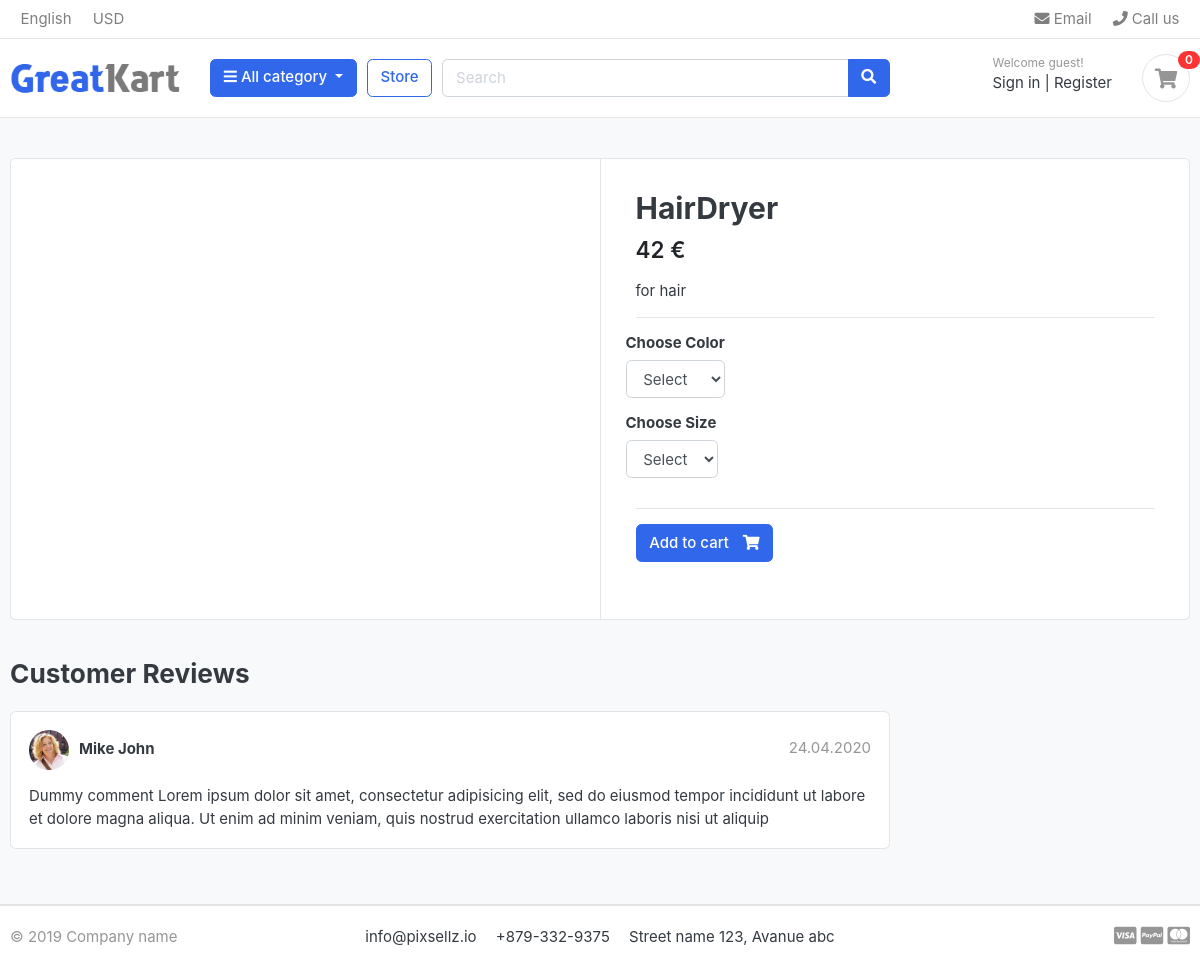
The app's page /store/category/tools/hairdryer/, older data.
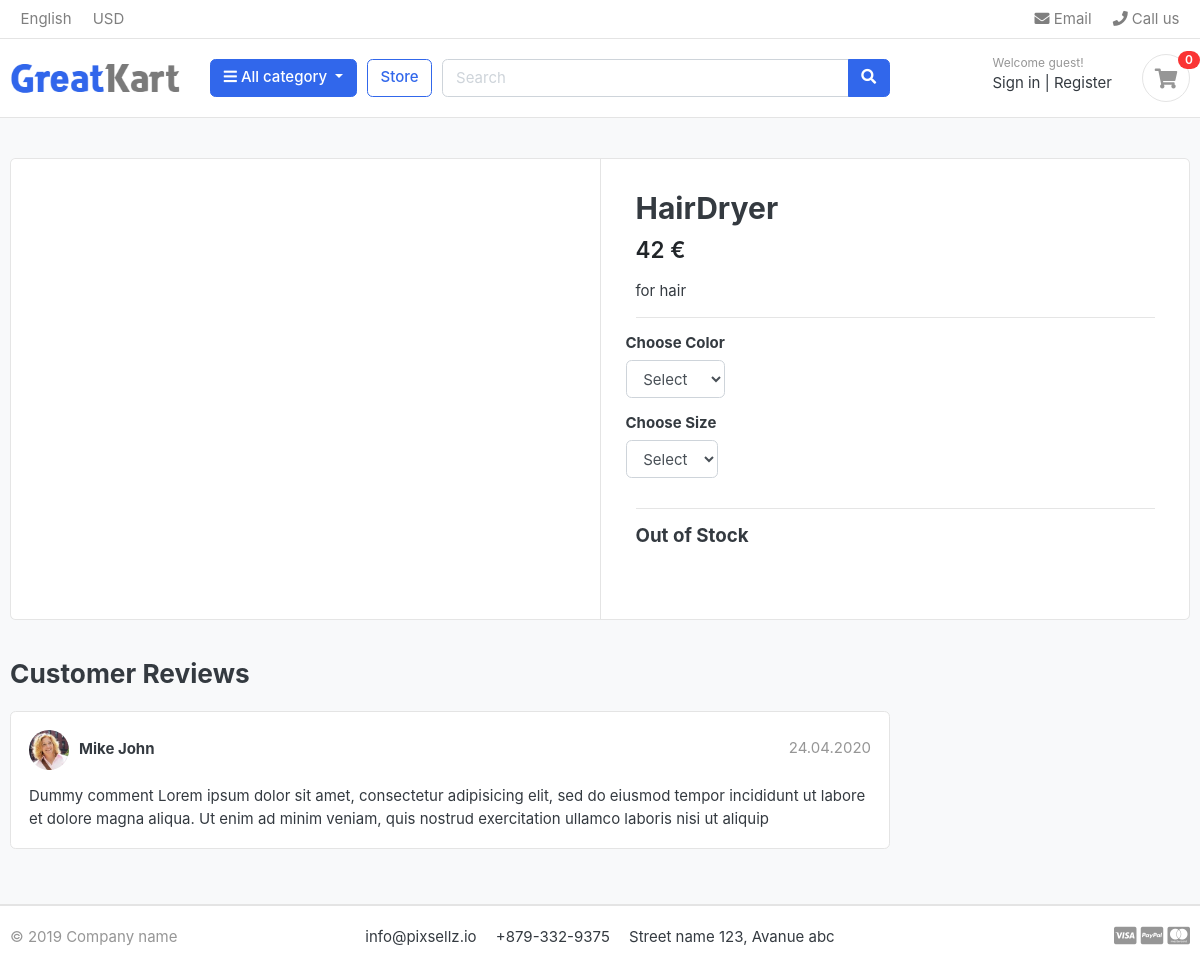
The same page, newer data.
### store/models.py (models this page shows, shortened)
class Product(models.Model):
    name=models.CharField(max_length=200,unique=True)
    slug = models.SlugField(max_length=200,unique=True)
    description=models.TextField(max_length=500,blank=True)
    price=models.IntegerField()
    stock=models.IntegerField()
    is_avaliable=models.BooleanField(default=True)
    category=models.ForeignKey(Category,on_delete=models.CASCADE)
    created_date=models.DateTimeField(auto_now_add=True)
    modified_date=models.DateTimeField(auto_now=True)

### store/views.py (the view)
# urls.py: path('category/<slug:category_slug>/<slug:product_slug>/', views.ProductDetailView.as_view(),name='product_detail'),
class ProductDetailView(View):
    def get(self,request,category_slug,product_slug):
        product = get_object_or_404(Product,category__slug=category_slug,slug=product_slug, is_avaliable=True) #category__slug access the slug field in the category object
        in_cart = CartItem.objects.filter(cart__cart_session_id=Cart._get_cart_id(request),product=product).exists()
        context={
            'product':product,
            'in_cart':in_cart,
        }
        return render(request,'store/product_detail.html',context)

### cart/context_processors.py (called while the page is built)
def cart_items_count(request):
    cart_item_count = 0
    cart_items = CartItem.objects.all().filter(cart__cart_session_id=Cart._get_cart_id(request))
    if not cart_items:
        return dict(cart_item_count=cart_item_count)
    for cart_item in cart_items:
        cart_item_count += cart_item.quantity
    return dict(cart_item_count=cart_item_count)

### cart/models.py (called while the page is built)
    def _get_cart_id(request):
        cart_id = request.session.session_key
        if not cart_id:
            cart_id = request.session.create()
        return cart_id

### category/context_processors.py (called while the page is built)
def categories_list(request):
    categories = Category.objects.all()
    return dict(categories_list=categories)

### category/models.py (called while the page is built)
    def get_absolute_url(self):
        return reverse("store:products_by_category", args=[self.slug])

### templates/store/product_detail.html (shortened to what this page needs)
{% extends 'base.html' %}
{% load static %}
{% block content %}
<section class="section-content padding-y bg">
    <div class="container">
    <div class="card">
        <div class="row no-gutters">
            <aside class="col-md-6">
    <article class="gallery-wrap">
        <div class="img-big-wrap">
           <a href="#"><img src="{{product.images.url}}"></a>
        </div>
    </article>
            </aside>
            <main class="col-md-6 border-left">
<form action="{% url 'cart:add_cart' product.id %}" method="POST">
    <article class="content-body">
    <h2 class="title">{{product.name}}</h2>
    <div class="mb-3">
        <var class="price h4">{{product.price}} €</var>
    </div>
    <p>{{product.description}}</p>
    <hr>
        <div class="row">
            <div class="item-option-select">
                <h6>Choose Color</h6>
               <select name="color" class="form-control" >
                <option value="" disabled selected >Select</option>
               </select>
            </div>
        </div>
        <div class="row">
          <div class="item-option-select">
            <h6>Choose Size</h6>
           <select name="size" class="form-control" required>
            <option value="" disabled selected >Select</option>
           </select>
        </div>
        </div>
        <hr>
        {% if product.stock < 1 %}
        <h5>Out of Stock</h5>
        {% else %}
        <button type="submit"  class="btn  btn-primary"> <span class="text">Add to cart</span> <i class="fas fa-shopping-cart"></i>  </a>
        {% endif %}
    </article>
  </form>
            </main>
        </div>
    </div>
    <br>
    <div class="row">
                <div class="col-md-9">
        <header class="section-heading">
            <h3>Customer Reviews </h3>
        </header>
        <article class="box mb-3">
            <div class="icontext w-100">
                <img src="{% static 'images/avatars/avatar1.jpg' %}" class="img-xs icon rounded-circle">
                <div class="text">
                    <span class="date text-muted float-md-right">24.04.2020 </span>
                    <h6 class="mb-1">Mike John </h6>
                </div>
            </div>
            <div class="mt-3">
                <p>
                    Dummy comment Lorem ipsum dolor sit amet, consectetur adipisicing elit, sed do eiusmod
                    tempor incididunt ut labore et dolore magna aliqua. Ut enim ad minim veniam,
                    quis nostrud exercitation ullamco laboris nisi ut aliquip
                </p>
            </div>
        </article>
        </div>
    </div>
    </div>
    </section>
{% endblock %}

### templates/base.html (shortened to what this page needs)
{% load static %}
<!DOCTYPE HTML>
<html lang="en">
<head>
<link href="{% static 'css/bootstrap.css' %}" rel="stylesheet" type="text/css"/>
<link href="{% static 'fonts/fontawesome/css/all.min.css' %}" type="text/css" rel="stylesheet">
<link href="{% static 'css/ui.css' %}" rel="stylesheet" type="text/css"/>
<link href="{% static 'css/responsive.css' %}" rel="stylesheet" media="only screen and (max-width: 1200px)" />
</head>
<body>
{% include 'components/navbar.html' %}
{% block content %}
{% endblock %}
{% include 'components/footer.html' %}
</body>
</html>

### templates/components/navbar.html (shortened to what this page needs)
{% load static %}
<header class="section-header">
    <nav class="navbar p-md-0 navbar-expand-sm navbar-light border-bottom">
    <div class="container">
      <div class="collapse navbar-collapse" id="navbarTop4">
        <ul class="navbar-nav mr-auto">
            <li class="nav-item dropdown">
                 <a href="#" class="nav-link">English</a>
            </li>
            <li class="nav-item dropdown">
                <a href="#" class="nav-link">USD</a>
            </li>
        </ul>
        <ul class="navbar-nav">
            <li><a href="#" class="nav-link"> <i class="fa fa-envelope"></i> Email </a></li>
            <li><a href="#" class="nav-link"> <i class="fa fa-phone"></i> Call us </a></li>
        </ul>
      </div>
    </div>
    </nav>
    <section class="header-main border-bottom">
        <div class="container">
    <div class="row align-items-center">
        <div class="col-lg-2 col-md-3 col-6">
            <a href="{% url 'home' %}" class="brand-wrap">
                <img class="logo" src="{% static 'images/logo.png' %}">
            </a>
        </div>
        <div class="col-lg col-sm col-md col-6 flex-grow-0">
            <div class="category-wrap dropdown d-inline-block float-right">
                <button type="button" class="btn btn-primary dropdown-toggle" data-toggle="dropdown">
                    <i class="fa fa-bars"></i> All category
                </button>
            </div>
        </div>
        <a href="{% url 'store:store' %}" class="btn btn-outline-primary">Store</a>
        <div class="col-lg col-md-6 col-sm-12 col">
            <form action="{% url 'store:search' %}" class="search">
                <div class="input-group w-100">
                    <input type="text" class="form-control" style="width:60%;" placeholder="Search" name="keyword">
                    <div class="input-group-append">
                      <button class="btn btn-primary" type="submit">
                        <i class="fa fa-search"></i>
                      </button>
                    </div>
                </div>
            </form>
        </div>
        <div class="col-lg-3 col-sm-6 col-8 order-2 order-lg-3">
                    <div class="d-flex justify-content-end mb-3 mb-lg-0">
                        {% if user.id is None %}
                        <div class="widget-header">
                            <small class="title text-muted">Welcome guest!</small>
                            <div>
                                <a href="{% url 'accounts:login' %}">Sign in</a> <span class="dark-transp"> | </span>
                                <a href="{% url 'accounts:register' %}"> Register</a>
                            </div>
                        </div>
                        {% endif %}
                        <a href="{% url 'cart:cart' %}" class="widget-header pl-3 ml-3">
                            <div class="icon icon-sm rounded-circle border"><i class="fa fa-shopping-cart"></i></div>
                            <span class="badge badge-pill badge-danger notify">{{cart_item_count}}</span>
                        </a>
                    </div>
                </div>
    </div>
        </div>
    </section>
    </header>

### templates/components/footer.html (shortened to what this page needs)
{% load static %}
<footer class="section-footer border-top"></footer>
	<div class="container">
		<section class="footer-bottom border-top row">
			<div class="col-md-2">
				<p class="text-muted"> &copy 2019 Company name </p>
			</div>
			<div class="col-md-8 text-md-center">
				<span  class="px-2">info@pixsellz.io</span>
				<span  class="px-2">+879-332-9375</span>
				<span  class="px-2">Street name 123, Avanue abc</span>
			</div>
			<div class="col-md-2 text-md-right text-muted">
				<i class="fab fa-lg fa-cc-visa"></i>
				<i class="fab fa-lg fa-cc-paypal"></i>
				<i class="fab fa-lg fa-cc-mastercard"></i>
			</div>
		</section>
	</div>

### static/css/ui.css (style rules this page uses)
html { font-family: "Inter", sans-serif; font-size: 15px; }
.content-body { flex: 1 1 auto; padding: 2rem 2.3rem; }
.icon-xs, .icon-sm, .icon-md, .icon-lg { display: inline-block; text-align: center; flex-shrink: 0; flex-grow: 0; }
.icon-sm { width: 48px; height: 48px; line-height: 48px !important; font-size: 20px; }
.img-xs, .img-sm, .img-md, .img-lg { -o-object-fit: cover; object-fit: cover; flex-shrink: 0; flex-grow: 0; }
.img-xs { width: 40px; height: 40px; }
.padding-y { padding-top: 40px; padding-bottom: 40px; }
var { font-style: normal; }
article:after, .form-group:after { display: block; clear: both; content: ""; }
.bg { background-color: #f8f9fa; }
.section-heading { margin-bottom: 20px; margin-top: 15px; }
p:last-child { margin-bottom: 0; }
.header-main { position: relative; padding-top: 1rem; padding-bottom: 1rem; }
.brand-wrap .logo, .navbar-brand .logo { margin-right: 7px; max-height: 42px; display: inline-block; }
.widget-header { display: inline-block; vertical-align: middle; position: relative; }
.widget-header a { color: #343a40; }
.widget-header i { color: #969696; }
.widget-header .title { display: block; }
.widget-header .notify { position: absolute; top: -3px; right: -10px; }
.footer-bottom { padding-top: 20px; padding-bottom: 20px; }
.icontext { display: inline-flex; align-items: center; vertical-align: middle; }
.icontext .text { width: 100%; line-height: 1.2; }
.icontext .icon { position: relative; margin-right: 10px; flex-shrink: 0; flex-grow: 0; }
.notify { position: absolute; top: -4px; right: -10px; display: inline-block; padding: 0.25em 0.6em; font-size: 12px; line-height: 1; text-align: center; border-radius: 3rem; color: #fff; background-color: #fa3434; }
.price { font-weight: 600; color: #212529; }
.box { padding: 18px; background: #fff; border-radius: 0.37rem; border: 1px solid #e4e4e4; }
.box img { max-width: 100%; }
.gallery-wrap .img-big-wrap { margin-bottom: 10px; border-radius: 0.37rem; overflow: hidden; background-color: #fff; }
.gallery-wrap .img-big-wrap a { text-align: center; display: block; }
.item-option-select { margin-bottom: 1rem; display: inline-block; margin-right: 15px; }

Row changes from the older to the newer data that the page shows:
changed Product "HairDryer": stock 3 → 0 (drawn)
Text that changed along with them:
text no longer shown: "Add to cart"
text now shown: "Out of Stock"
